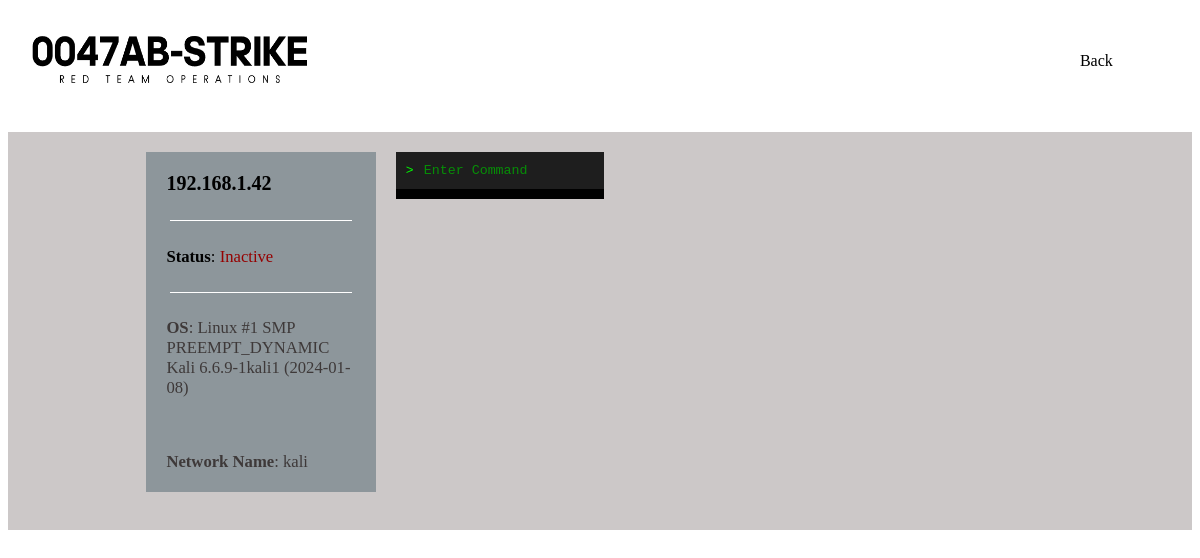
Page /exec_conn/192.168.1.42 (signed in) on the committed database.
### UI/models.py (models this page shows)
class Connection(models.Model):
    ip = models.CharField(primary_key=True, max_length=256)
    cpu = models.CharField(max_length=128)
    node_name = models.CharField(max_length=64)
    os = models.CharField(max_length=64)
    version = models.CharField(max_length=64)
    recent_status = models.CharField(max_length=16)

### UI/views.py (the view, shortened to what this page needs)
# urls.py: path('exec_conn/<ip>', views.exec_conn, name="exec_conn"),
def exec_conn(request, ip):
    if not request.user.is_authenticated:
        return redirect('login_template')
    if request.method == "GET":
        data = Connection.objects.filter(ip=ip)
        return render(request,"UI/interact.html", {
            "data":data
        })
        pass

### UI/templates/UI/interact.html (shortened to what this page needs)
<!DOCTYPE html>
<html lang="en">
<head>
    <link rel="stylesheet" href="../../static/css/style.css">
</head>
<body>
  <div class="navbar">
    <img src="../../static/images/logo.png" height="120" width="340">
    <div class="dropdown">
      <a href="/" class="dropbtn">Back</a>
    </div>
  </div>
  <div id="not-header">
    <div id="container">
      {% for line in data %}
        <div class="card" style="height: 200px;">
          <div id="ip" class="ip">{{ line.ip }}</div>
          <hr>
          <div class="status"><b>Status</b>:
            {% if line.recent_status == "Active" %}
              <p style="color:greenyellow; display: inline;">Active</p>
            {% else %}
              <p style="color:rgb(149, 0, 0); display: inline;">Inactive</p>
            {% endif %}
          </div>
          <hr>
          <div class="os"><b>OS</b>: {{ line.os }} {{ line.version }}</div>
          <br>
          <div class="os"><b>Network Name</b>: {{ line.node_name }}</div>
        </div>
        <form action=""  onsubmit="submitCommand(event, '{{ line.ip }}')" method="post">
          <div class="terminal-wrapper">
            <input class="terminal-input" type="text" name="command" placeholder="Enter Command">
          </div>
          <div class="response-container" id="response-{{ line.ip }}">{{response}}</div>
        </form>
      {% endfor %}
    </div>
    <br>
  </div>
</body>
</html>

### UI/static/css/style.css (style rules this page uses)
.navbar { overflow: hidden; background-color: #ffffff; font-family:'Verdana'; }
.navbar a { float: left; font-size: 16px; color: black; text-align: center; padding: 5px 5px; text-decoration: none; }
.dropdown { float: right; overflow: hidden; margin-right: 5%; margin-top: 2%; }
.dropdown .dropbtn { font-size: 16px; border: none; outline: none; color: black; padding: 20px 20px; background-color: inherit; font-family: inherit; margin: 0; }
hr { border: 0; clear:both; display:block; width: 96%; background-color:#ffffff; height: 1px; }
#not-header { background-color: #ccc8c8; overflow: hidden; }
#container { display: flex; margin-left: 10%; margin-right: 10%; flex-wrap: wrap; }
.card { background-color: rgb(141, 150, 155); font-size: 20px; margin: 20px; padding: 20px; width: 20%; display: flex; flex-direction: column; justify-content: space-between; position: relative; min-height: 300px; }
.ip { font-family: 'Verdana'; font-weight: bold; }
.os { font-family: 'Verdana'; font-size: smaller; color: #3e3939; }
.status { font-family: 'Verdana'; font-size: smaller; font-weight: lighter; }
.response-container { word-wrap: break-word; white-space: pre-wrap; background-color: black; color: #00aa00; font-family: monospace; padding: 5px; max-width: 500%; }
.terminal-wrapper { display: flex; align-items: center; background-color: #1e1e1e; padding: 10px; box-sizing: border-box; margin-top: 20px; max-width: 500%; }
.terminal-wrapper::before { content: ">"; color: #00ff00; font-family: monospace; margin-right: 8px; }
.terminal-input { background-color: #1e1e1e; color: #00ff00; font-family: monospace; border: none; outline: none; flex-grow: 1; caret-color: #00ff00; }
.terminal-input::placeholder { color: #00aa00; opacity: 0.8; }

### rows in the picture
Connection: ip "192.168.1.42", recent_status "Inactive", os "Linux", version "#1 SMP PREEMPT_DYNAMIC Kali 6.6.9-1kali1 (2024-01-08)", node_name "kali"
